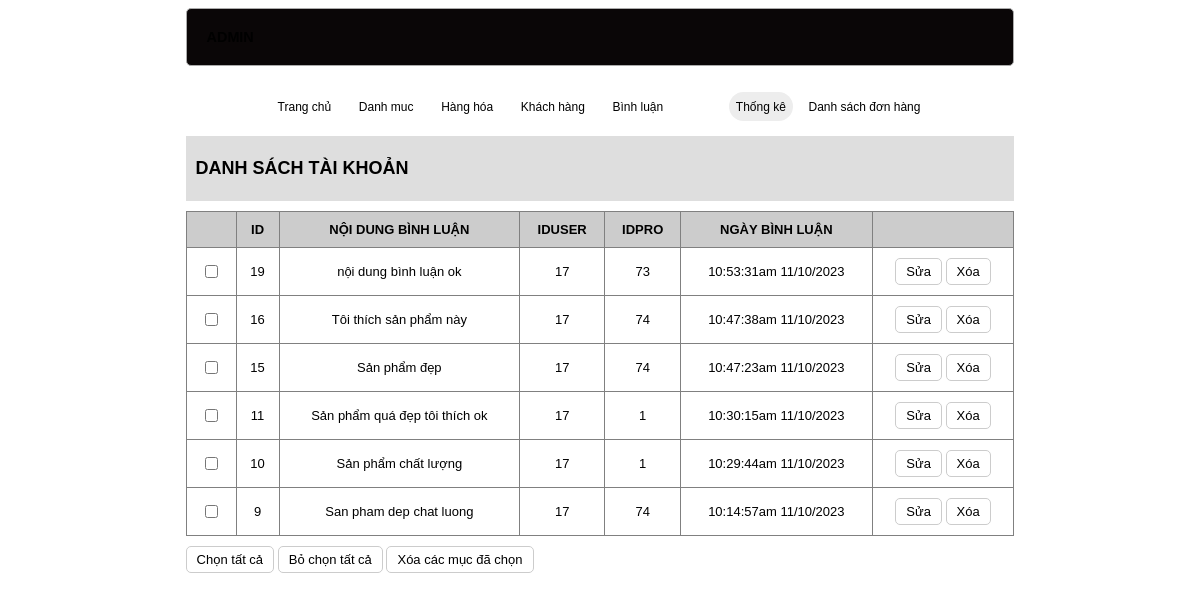
Screenshot of /admin/index.php?act=dsbl with the database file from the repository.
### tables this page shows
CREATE TABLE `binhluan` (
  `id` int(10) NOT NULL,
  `noidung` varchar(255) NOT NULL,
  `iduser` int(10) NOT NULL,
  `idpro` int(10) NOT NULL,
  `ngaybinhluan` varchar(30) NOT NULL
);

### model/pdo.php (called while the page is built, shortened)
<?php
function pdo_get_connection(){
    $dburl = "mysql:host=localhost;dbname=duanmau2023;charset=utf8";
    $username = 'root';
    $password = '';
    $conn = new PDO($dburl, $username, $password);
    $conn->setAttribute(PDO::ATTR_ERRMODE, PDO::ERRMODE_EXCEPTION);
    return $conn;
}
function pdo_query($sql){
    $sql_args = array_slice(func_get_args(), 1);
    try{
        $conn = pdo_get_connection();
        $stmt = $conn->prepare($sql);
        $stmt->execute($sql_args);
        $rows = $stmt->fetchAll();
        return $rows;
    }
    catch(PDOException $e){
        throw $e;
    }
    finally{
        unset($conn);
    }
}

### model/binhluan.php (called while the page is built, shortened)
<?php
function loadAll_binhluan($idpro){
    $sql = "SELECT * FROM binhluan where 1";
    $sql.=" order by id desc";
    $listbinhluan = pdo_query($sql);
    return $listbinhluan;
}
?>

### admin/binhluan/list.php (the view)
<div class="row">
            <div class="row header1 mb10">
                <h1>DANH SÁCH TÀI KHOẢN </h1>
            </div>
            <div class="row formcontent">
            <div class="row mb10 frmloai" >
                <table>
                    <tr>
                        <th></th>
                        <th>ID</th>
                        <th>NỘI DUNG BÌNH LUẬN</th>
                        <th>IDUSER</th>
                        <th>IDPRO</th>
                        <th>NGÀY BÌNH LUẬN</th>
                        <th></th>
                    </tr>
                    <?php
                    foreach ($listbinhluan as $binhluan) {
                        extract($binhluan);
                        $suabl = "index.php?act=suabl&id=".$id;
                        $xoabl = "index.php?act=xoabl&id=".$id;
                        echo '<tr>
                        <td><input type="checkbox"></td>
                        <td>'.$id.'</td>
                        <td>'.$noidung.'</td>
                        <td>'.$iduser.'</td>
                        <td>'.$idpro.'</td>
                        <td>'.$ngaybinhluan.'</td>
                        <td><a href = "'.$suabl.'"><input type="button" value="Sửa"></a> <a href="'.$xoabl.'"><input type="button" value="Xóa"></a></td>
                    </tr>';
                    }
                    ?>
                </table>
            </div>
            <div class="row mb10">
                <input type="button" value="Chọn tất cả">
                <input type="button" value="Bỏ chọn tất cả">
                <input type="button" value="Xóa các mục đã chọn">
            </div>
            </div>
        </div>
    </div>

### view/css/style.css (style rules this page uses)
* { box-sizing: border-box; font-family: sans-serif; font-size: 13px; }
.row { float: left; width: 100%; }
.mb10 { margin-bottom: 10px; }
.formtaikhoan input[type="submit"], .formcontent input[type="submit"], .formcontent input[type="reset"], .formcontent input[type="button"] { border-radius: 5px; padding: 5px 10px; background-color: white; border: 1px #ccc solid; }
.header1 { background-color: #dedede; width: 100%; }
.header1 h1 { font-size: 1.5vw; padding: 10px; color: #000; }
.frmloai table { width: 100%; text-align: center; }
table, th, td { border: 1px solid gray; border-collapse: collapse; padding: 10px; }
table th { background-color: #ccc; }

### rows the page displays
binhluan: id "19", noidung "nội dung bình luận ok", iduser "17", idpro "73", ngaybinhluan "10:53:31am 11/10/2023"
binhluan: id "16", noidung "Tôi thích sản phẩm này", iduser "17", idpro "74", ngaybinhluan "10:47:38am 11/10/2023"
binhluan: id "15", noidung "Sản phẩm đẹp", iduser "17", idpro "74", ngaybinhluan "10:47:23am 11/10/2023"
binhluan: id "11", noidung "Sản phẩm quá đẹp tôi thích ok", iduser "17", idpro "1", ngaybinhluan "10:30:15am 11/10/2023"
binhluan: id "10", noidung "Sản phẩm chất lượng", iduser "17", idpro "1", ngaybinhluan "10:29:44am 11/10/2023"
binhluan: id "9", noidung "San pham dep chat luong", iduser "17", idpro "74", ngaybinhluan "10:14:57am 11/10/2023"
